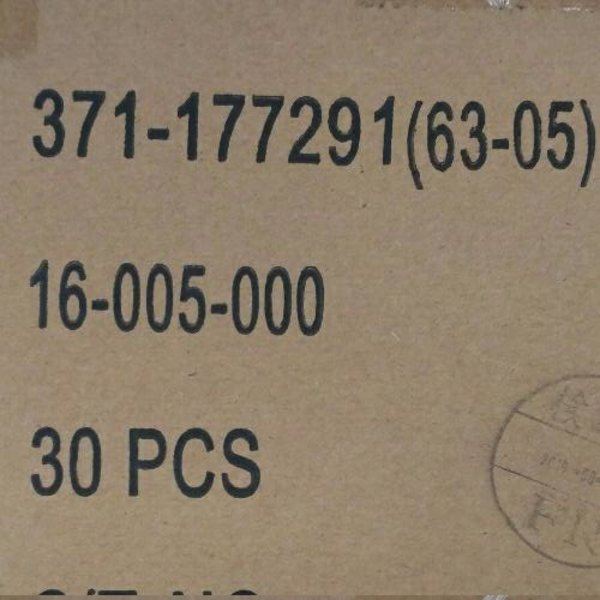
#> input picture extraction_opencv/2.jpg, 600 x 600 px
$ python extraction.py --reference 2.jpg   (Python 2 division)   (older library calls are emulated)
#> lines starting #> are read from the running program, lines starting #| are printed output that depends on the picture; after the words box and inside, x2 and y2 are one past the last pixel; in counts of white or black regions, pixels touching at a corner belong together
# import the necessary packages
from skimage.segmentation import clear_border
from imutils import contours
from PIL import Image
import numpy as np
import pytesseract
import argparse
import imutils
import cv2
import os

# construct the argument parse and parse the arguments
ap = argparse.ArgumentParser()
ap.add_argument("-r", "--reference", required=True,
	help="path to reference MICR E-13B font")
args = vars(ap.parse_args())

rectKernel = cv2.getStructuringElement(cv2.MORPH_RECT, (20, 7))
# and threshold it, such that the digits appear as *white* on a
# *black* background
ref = cv2.imread(args["reference"])
#> ref is the input picture: shape (600, 600, 3); mean B, G, R 105.5, 125.2, 140.4
height, width = ref.shape[:2]
#> height = 600; width = 600
ref = cv2.resize(ref, (width*2, height*2), interpolation = cv2.INTER_CUBIC)
#> ref: shape (1200, 1200, 3)
ref = cv2.cvtColor(ref, cv2.COLOR_BGR2GRAY)
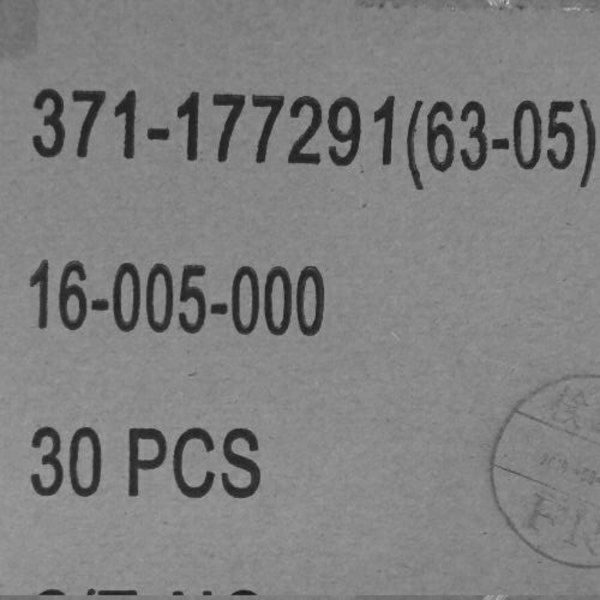
#> ref: shape (1200, 1200) (shown at 1/2 size); min 17, max 206, mean 127.6
ref = imutils.resize(ref, width=400)
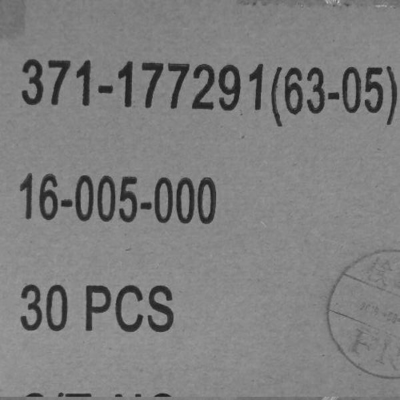
#> ref: shape (400, 400); min 25, max 191, mean 127.6
# [4 lines of commented-out code are left out]
ref = cv2.threshold(ref, 0, 255, cv2.THRESH_BINARY_INV |
	cv2.THRESH_OTSU)[1]
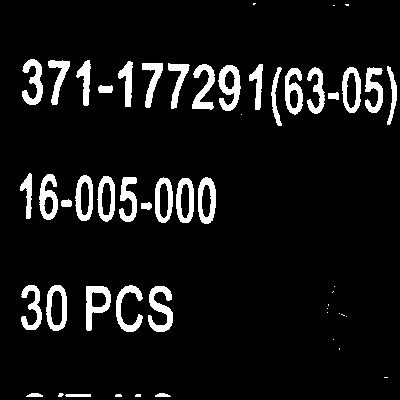
#> ref: shape (400, 400); 8.1% white; 53 white regions (18 under 20 px), largest, box (x1, y1, x2, y2) and area: (148, 286, 173, 332) 606, (218, 65, 241, 111) 589, (86, 286, 111, 331) 547
ref = clear_border(ref)
py = cv2.threshold(ref, 0, 255, cv2.THRESH_BINARY_INV |
	cv2.THRESH_OTSU)[1]
#> py: shape (400, 400); 91.9% white; 53 black regions (18 under 20 px)
# find contours in the MICR image (i.e,. the outlines of the
# characters) and sort them from left to right
refCnts = cv2.findContours(ref.copy(), cv2.RETR_EXTERNAL,
	cv2.CHAIN_APPROX_SIMPLE)
#> refCnts = 53 contours, 18 with area under 20; largest, box (x1, y1, x2, y2) and area: (46, 285, 67, 331) 764, (342, 67, 361, 113) 666, (86, 286, 111, 331) 665, (198, 177, 216, 224) 661, (218, 65, 241, 111) 650
refCnts = refCnts[0] if imutils.is_cv2() else refCnts[1]
refCnts = contours.sort_contours(refCnts, method="left-to-right")[0]
clone = np.dstack([ref.copy()] * 3)

sum_w = 0
sum_h = 0
ano_h = 0

gradX = cv2.Sobel(ref, ddepth=cv2.CV_32F, dx=1, dy=0,
	ksize=-1)
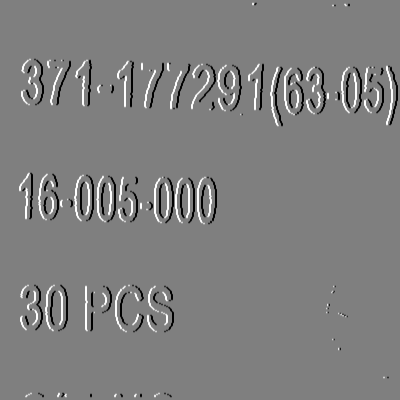
#> gradX: shape (400, 400) float32; min -4080, max 4080, mean 0; drawn with min black and max white
gradX = np.absolute(gradX)
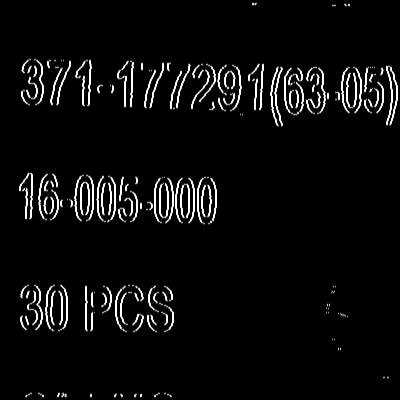
#> gradX: shape (400, 400) float32; min 0, max 4080, mean 187.4; drawn with min black and max white
(minVal, maxVal) = (np.min(gradX), np.max(gradX))
#> minVal = 0; maxVal = 4080
gradX = (255 * ((gradX - minVal) / (maxVal - minVal)))
gradX = gradX.astype("uint8")

gradX = cv2.morphologyEx(gradX, cv2.MORPH_CLOSE, rectKernel)
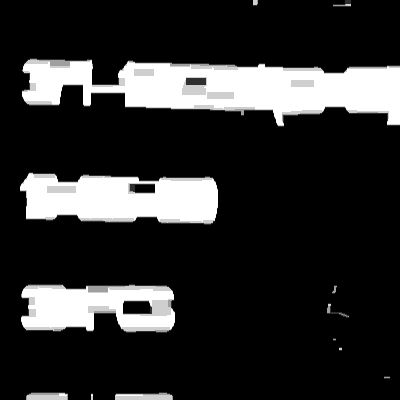
#> gradX: shape (400, 400); min 0, max 255, mean 45.7
thresh = cv2.threshold(gradX, 0, 255,
	cv2.THRESH_BINARY | cv2.THRESH_OTSU)[1]
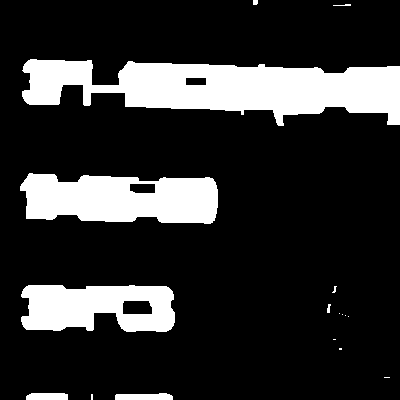
#> thresh: shape (400, 400); 18.5% white; 17 white regions (9 under 20 px)
#cv2.imshow("lol", thresh)

groupCnts = cv2.findContours(thresh.copy(), cv2.RETR_EXTERNAL,
	cv2.CHAIN_APPROX_SIMPLE)
#> groupCnts = 17 contours, 12 with area under 20; largest, box (x1, y1, x2, y2) and area: (22, 59, 400, 126) 14834, (20, 173, 218, 224) 7953, (21, 285, 175, 332) 5878, (115, 393, 173, 400) 290, (26, 393, 68, 400) 236
groupCnts = groupCnts[0] if imutils.is_cv2() else groupCnts[1]
groupCnts = contours.sort_contours(groupCnts, method="top-to-bottom")[0]

for c in groupCnts:
	# compute the bounding box of the contour and draw it on our
	# image
	(x, y, w, h) = cv2.boundingRect(c)
	ano_h = ano_h + h
#> this loop made 17 passes
#> (x, y, w, h, ano_h) on passes 1, 2, 3, 4, 5, 6, 7, 8, 9, 10, 11, 15: (253, 0, 5, 5, 5), (333, 4, 18, 2, 7), (22, 59, 378, 67, 74), (20, 173, 198, 51, 125), (21, 285, 154, 47, 172), (332, 286, 5, 7, 179), (327, 304, 4, 9, 188), (339, 313, 1, 1, 189), (342, 314, 1, 1, 190), (345, 315, 1, 1, 191), (348, 316, 1, 1, 192), (115, 393, 58, 7, 203)
#> (c, x, y, w, h, ano_h) on passes 12, 13, 14, 17: ([[333, 339], [335, 339]], 333, 339, 3, 1, 193), ([[339, 348], [339, 349], [341, 349], [341, 348]], 339, 348, 3, 2, 195), ([[384, 377], [389, 377]], 384, 377, 6, 1, 196), ([[91, 394], [91, 399], [92, 399], [92, 394]], 91, 394, 2, 6, 216)
#> after the loop, ano_h = 216
for d in groupCnts:
	(x, y, w, h) = cv2.boundingRect(d)
#> x = 253; y = 0; w = 5; h = 5
	if(h < (ano_h)/len(groupCnts)):
		continue
	else:
		#cv2.rectangle(clone, (x, y), (x + w, y + h), (0, 255, 0), 2)
		#group = clone[y - 2:y + h + 2, x - 2:x + w + 2]
	 	group = ref[y - 6 :y + h , x - 6 :x + w]
		#cv2.imshow("shit", group)
		#cv2.waitKey(0)
		height, width = group.shape[:2]
		group = cv2.resize(group, (width*5, height*5), interpolation = cv2.INTER_CUBIC)

		# find contours in the MICR image (i.e,. the outlines of the
		# characters) and sort them from left to right
		anoCnts = cv2.findContours(group.copy(), cv2.RETR_EXTERNAL,
			cv2.CHAIN_APPROX_SIMPLE)
		anoCnts = anoCnts[0] if imutils.is_cv2() else anoCnts[1]
		anoCnts = contours.sort_contours(anoCnts, method="left-to-right")[0]
		clone = np.dstack([group.copy()] * 3)

	for a in anoCnts:
		# compute the bounding box of the contour and draw it on our
		# image
		(x, y, w, h) = cv2.boundingRect(a)
		#sum_w = sum_w + w
		sum_h = sum_h + h
	for b in anoCnts:
		(x, y, w, h) = cv2.boundingRect(b)
		if(h < (sum_h)/len(refCnts)):
			continue
		else:
			#cv2.rectangle(clone, (x, y), (x + w, y + h), (0, 255, 0), 2)
			#group = clone[y - 2:y + h + 2, x - 2:x + w + 2]
	 		group = clone[y-1:y + h+2 , x-1 :x + w+2]
			group = cv2.bitwise_not(group)
			group = cv2.GaussianBlur(group,(9,9),100)

		filename = "/home/dank-engine/Desktop/output.jpg"
		cv2.imwrite(filename, group)
#> (the run stopped early here; a loop or call above may not have finished)
